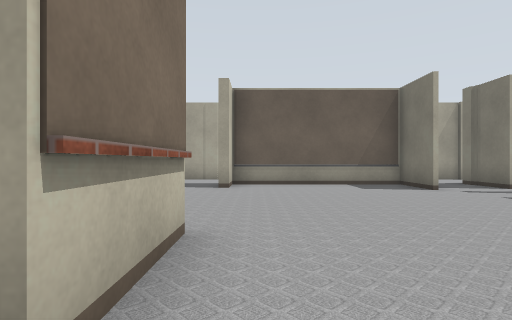
view 1 (above)

19 first-person views from a walk through a world built for the Gazebo simulator. The camera is 0.72 m above the floor, looks level and sees 80° across. Floor lines are 1 m apart. The floor is counted in squares, 1 m on a side. Each view is taken from the middle of a square. On the plan, view 1 faces up. The plan holds only what a view shows up to about 10 squares ahead; the rest is blank. The place goes on beyond the plan. The robots in the file are not drawn. Simple patterns stand in for the simulator's built-in surfaces. Some surface patterns are stand-ins.

view 2
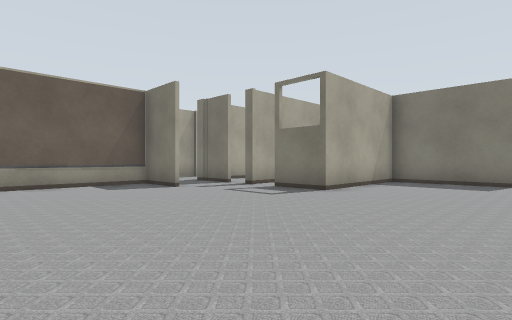

view 3
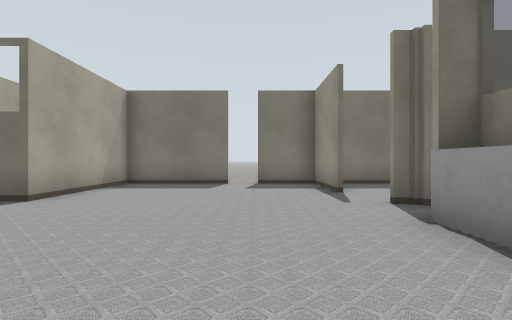

view 4
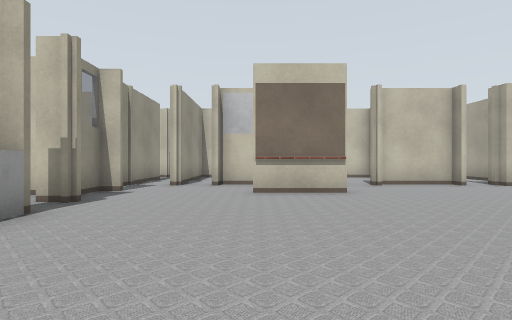

view 5
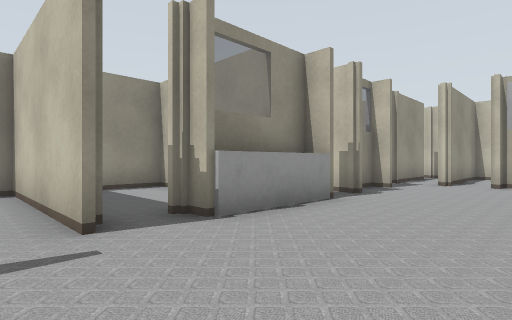

view 6
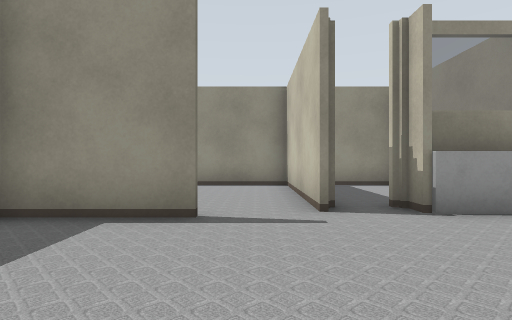

view 7
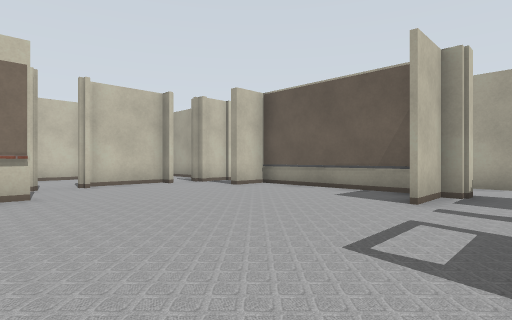

view 8
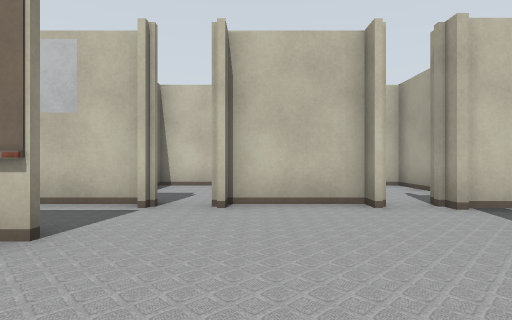

view 9
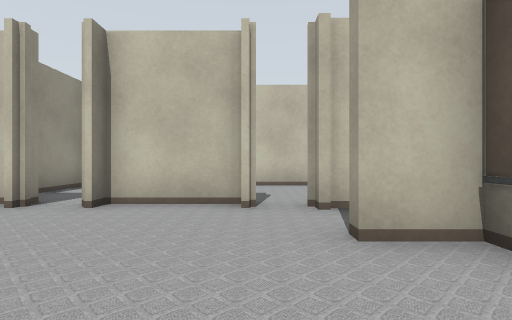

view 10
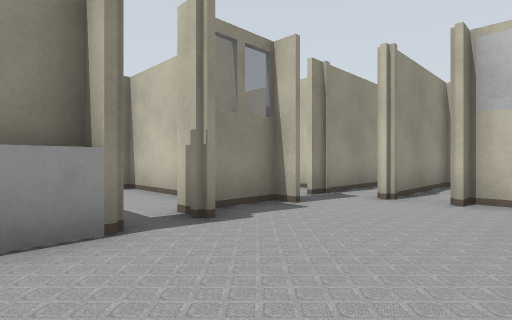

view 11
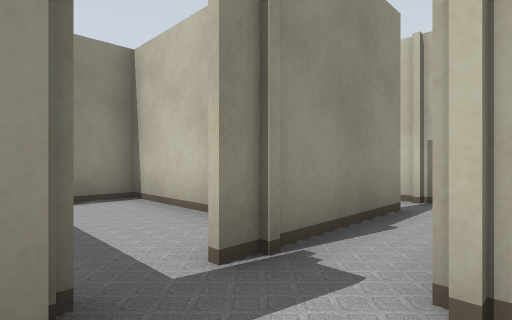

view 12
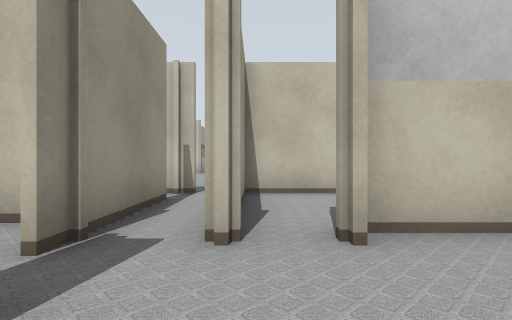

view 13
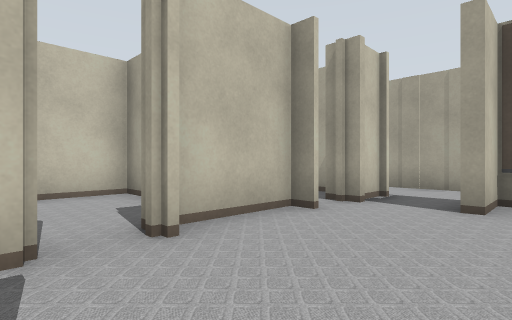

view 14
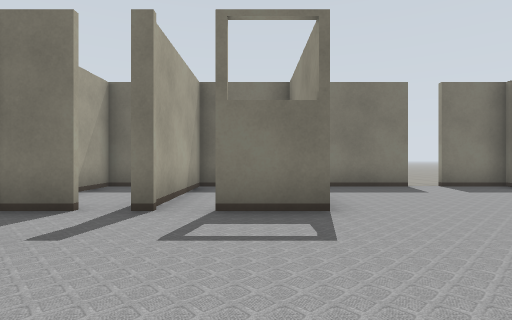

view 15
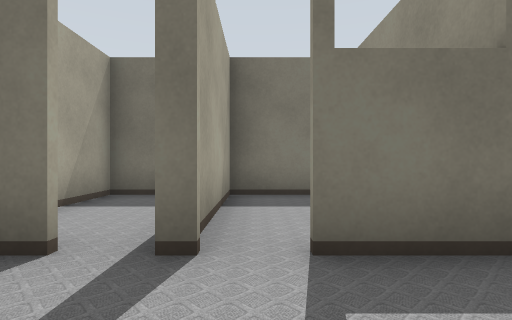

view 16
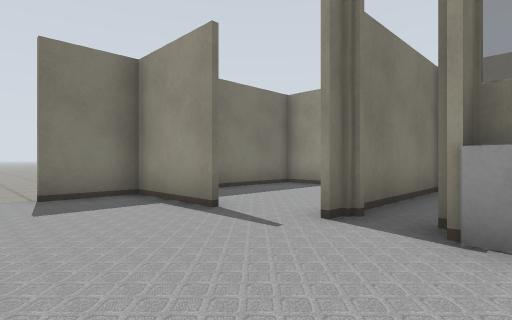

view 17
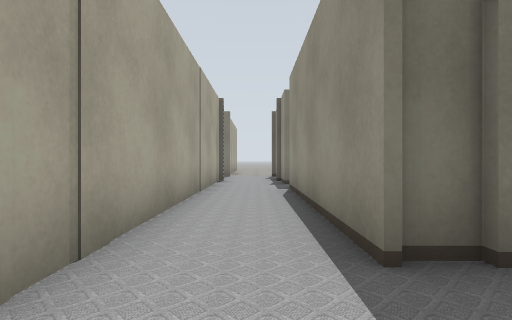

view 18
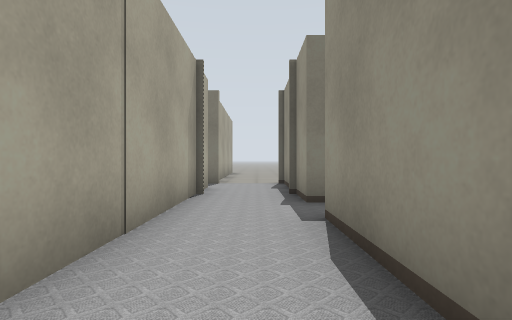

view 19
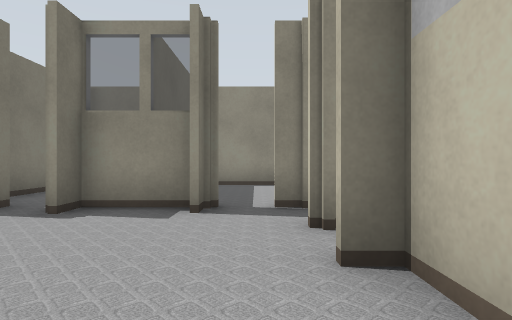

### Floor plan
Key: @ floor where view 1 was taken; # wall or solid block; x gap in a wall; . floor; = window, fence, low wall or low ledge.
Columns run from 7 left of view 1 to 10 right of it. Each row starts with its distance up from view 1.
 11     #############x
 10     ..............
  9 #####.######x#####
  8 #...x.#....#.##
  7 #...x.........####
  6 ##  #............#
  5 #...#........#...#
  4 #............#####
  3 #...#.#..........#
  2 #####.#..........#
  1 #.  #.#..........#
  0 #...x..@.........#
 -1 #####............#
 -2 ........##==...###
 -3 #.###.######x#...#
 -4    #...#  #..#...#
 -5    #...#  #..#...#
 -6    #...#  #..#...#
 -7    #####  ########

Where each view was taken, in squares from view 1:
view 1: 0 up, 0 right, facing up
view 2: 0 up, 0 right, facing up-right
view 3: 0 up, 1 right, facing right
view 4: 1 up, 6 right, facing left
view 5: 1 up, 7 right, facing down-left
view 6: 2 up, 7 right, facing down
view 7: 2 up, 6 right, facing up-left
view 8: 5 up, 2 right, facing left
view 9: 7 up, 2 right, facing left
view 10: 1 up, 3 right, facing down-left
view 11: 1 down, 1 left, facing down-left
view 12: 1 down, 0 right, facing left
view 13: 3 up, 0 right, facing up-left
view 14: 5 up, 2 right, facing right
view 15: 6 up, 4 right, facing right
view 16: 1 up, 4 right, facing down-right
view 17: 10 up, 3 left, facing right
view 18: 10 up, 1 right, facing right
view 19: 2 up, 2 left, facing down
